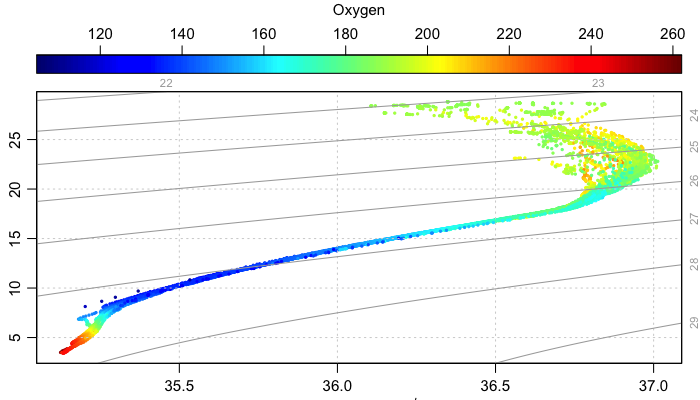

The script that saved this image:
library(oce)
library(argoFloats)
if (!interactive()) png("TSoxygen.png", unit="in", width=7, height=4, pointsize=11, res=100)
par(mar=c(3,3,1,1))
# Acquire merged argo index, subset by circle, and then subset by oxygen
ai <- getIndex(filename='merge')
subc <- subset(ai, circle=list(longitude=-77.5, latitude=27.5, radius=300))
subo <- subset(subc, parameter='DOXY')

# Download argo files, read them, and thn extract O2
profiles <- getProfiles(subo)
argos <- readProfiles(profiles)
O2 <- unlist(argos[["oxygen"]]) # note that [[ returns a list

# Plot colour palette, and then the TS plot
cm <- colormap(O2)
drawPalette(colormap=cm, zlab="Oxygen", pos=3)
plot(argos, which="TS", col=cm$zcol)
if (!interactive()) dev.off()